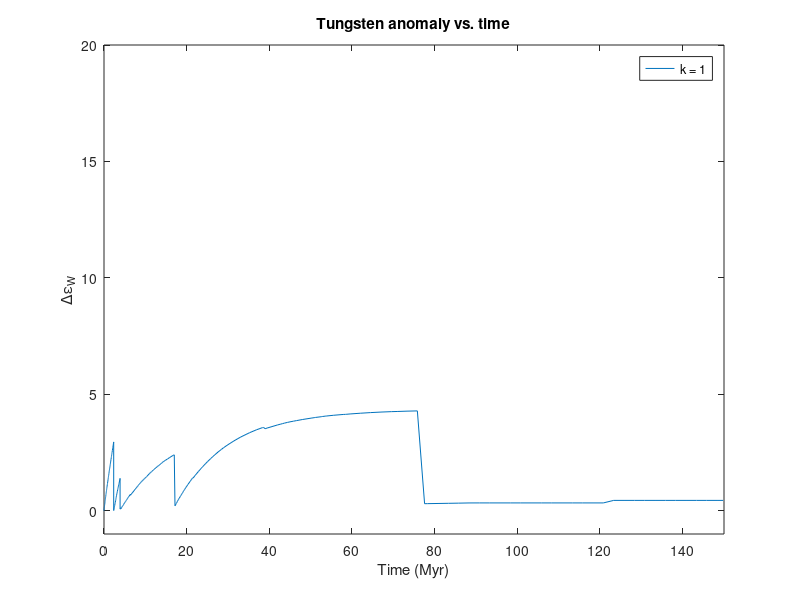
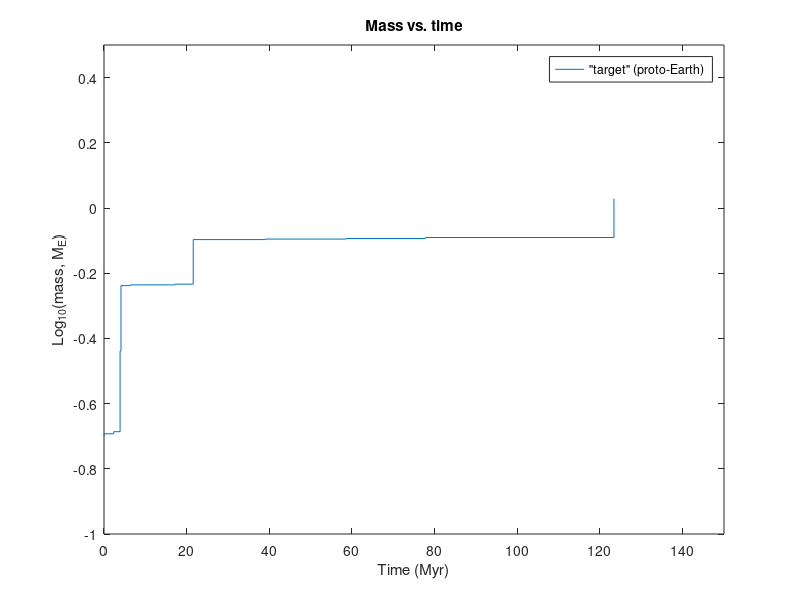

These charts were generated, in order, by the following MATLAB code:
%% Import and plot final data from accrete5e run

% General example
eps = dlmread('eps.dat');
end_ = dlmread('end.dat');
follow = dlmread('follow.dat');
followgmt = dlmread('followgmt.dat');
% "output.dat" is the collision data file read by accrete5e. Not needed.
output = dlmread('output.dat', '', 1, 0);

%% Plot tungsten anomaly

% General example
figure(1);
x = eps(:,2)/1e6;
y = eps(:,3);
plot(x,y)
title('Tungsten anomaly vs. time');
%axis([0, max(x), 0, 1.2*max(y)]);
axis([0, 150, -1, 20]);
xlabel('Time (Myr)');
ylabel('\Delta\epsilon_W');
legend('k = 1', 'Location', 'Best');

%% Plot mass vs. time

% General example
figure(2);
x = follow(:,1)/1e6;
%y = follow(:,3);
y = log10(follow(:,3));
stairs(x,y)
title('Mass vs. time');
%axis([0, 1.2*max(x), 0, 1.2*max(y)]);
axis([0, 150, -1, 0.5]);
xlabel('Time (Myr)');
ylabel('Log_{10}(mass, M_E)');
legend('"target" (proto-Earth)', 'Location', 'Best');
